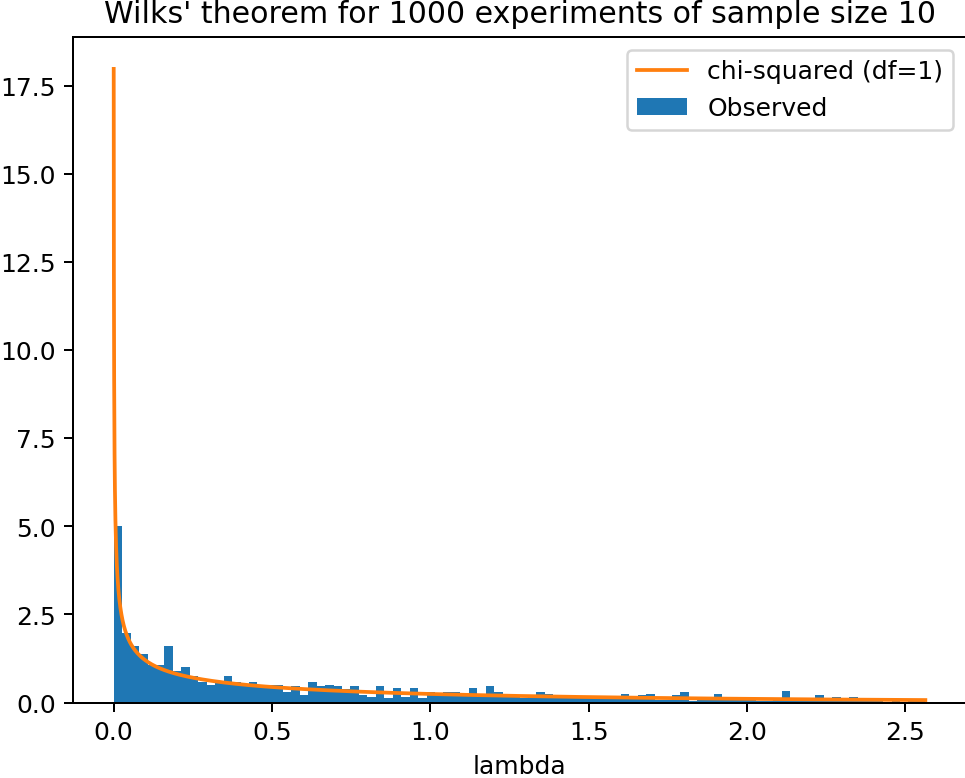

This chart was generated by the following Python code:
# RA, 2020-10-22

"""
Log-likelihood test statistic example.
"""

import numpy as np
from pathlib import Path
from plox import Plox
from scipy.stats import norm, chi2, linregress


def experiment(n):
    # True model
    a = -1
    b = 0.0
    x = np.arange(0, n)
    s = 1
    # Generate observations
    y = a + b * x + norm(loc=0, scale=s).rvs(n)
    # Linear regression
    (b_hat, a_hat, _, _, _) = linregress(x, y)
    # The log-likelihood statistic
    lam = (s ** (-2)) * (np.sum(np.power(y - np.mean(y), 2)) - np.sum(np.power(y - (a_hat + b_hat * x), 2)))
    return lam


n = 10
r = 1000
T = np.array([experiment(n=n) for _ in range(r)])

with Plox() as px:
    T = T[(np.quantile(T, 0.01) <= T) & (T <= np.quantile(T, 0.9))]
    px.a.hist(T, bins='stone', density=True, label="Observed")
    df = 1
    px.a.plot(sorted(T), chi2(df=df).pdf(sorted(T)), '-', label=F"chi-squared (df={df})")
    px.a.set_title(F"Wilks' theorem for {r} experiments of sample size {n}")
    px.a.set_xlabel("lambda")
    px.a.legend()
    px.f.savefig(Path(__file__).with_suffix(".png"))
